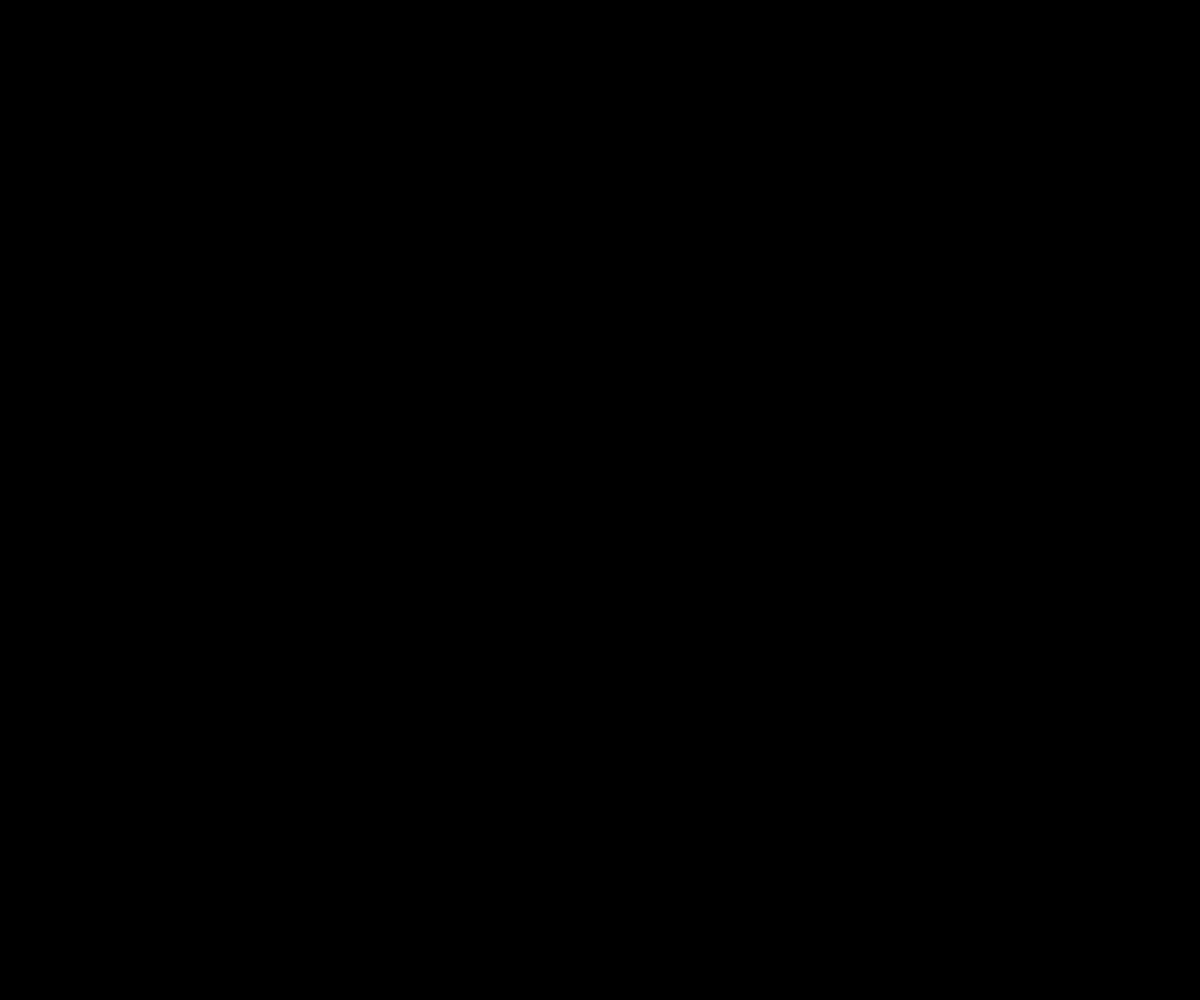
Frame 1 (no input)
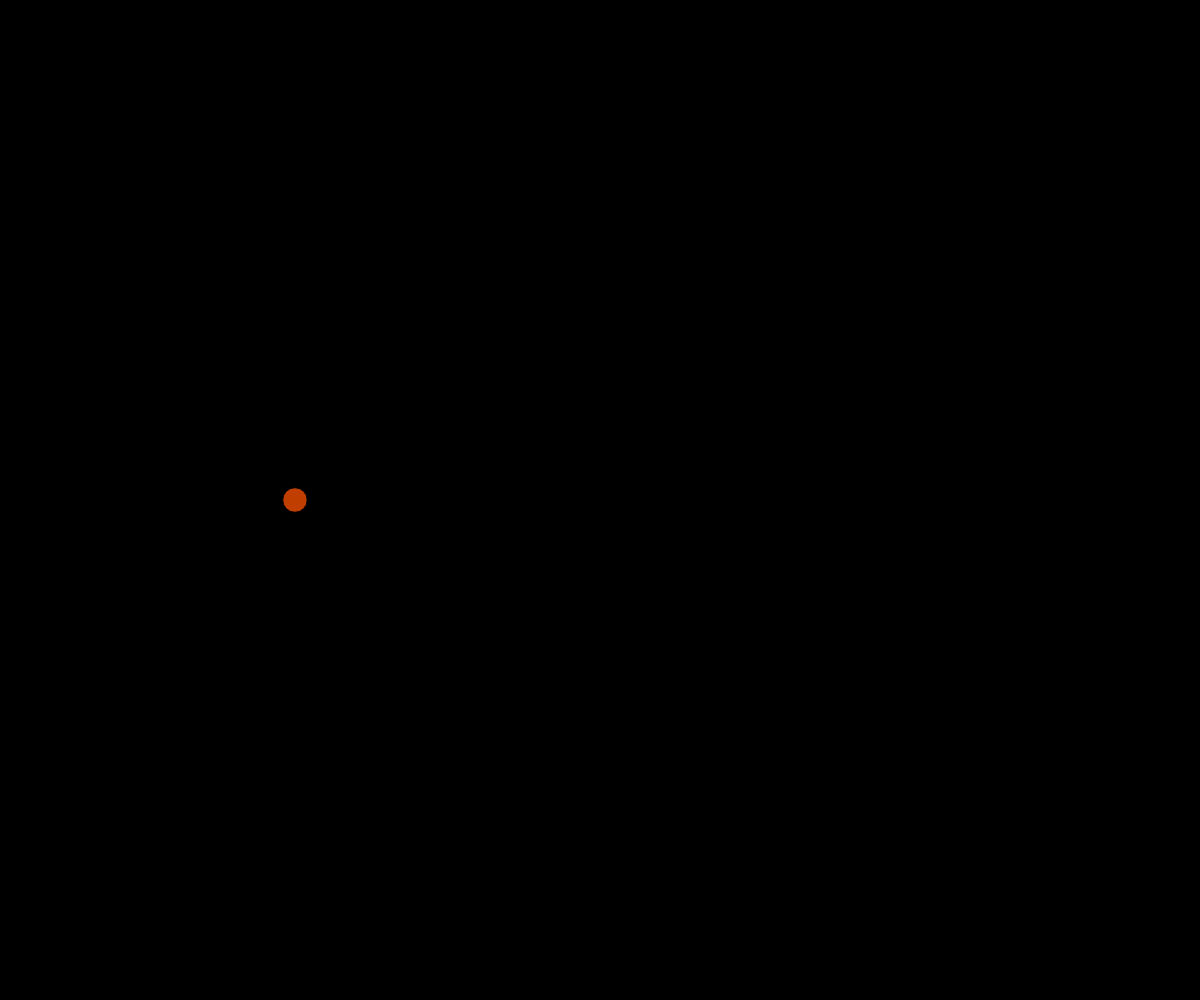
Frame 60 (no input)
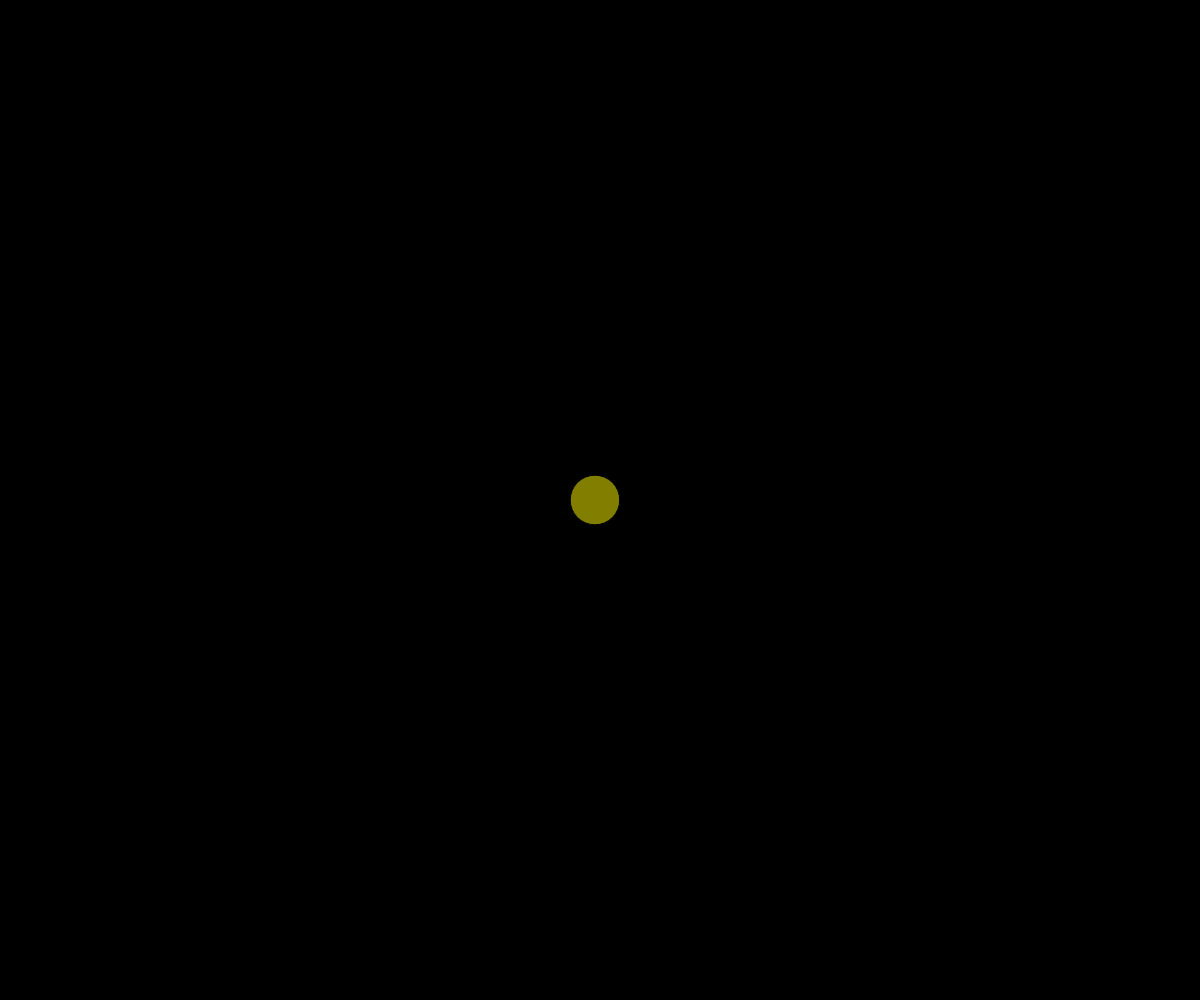
Frame 120 (the mouse pressed at the canvas centre since frame 60)

The p5.js sketch that drew these frames (run headless with seeded random() and noise() and a simulated clock; from frame 60 on, the mouse is pressed at the canvas centre):

// p5.js sketch
// ── sketch.js
let x, y, d;

function setup() {
  // Create a canvas that fills the entire browser window
  createCanvas(windowWidth, windowHeight);

  x = 0;
  y = height / 2;
  d = height / 10;
}

function draw() {
  // Set background
  background(0);

  fill(255 * (1 - x / width), 255 * (x / width), 0); // from red to green
  circle(x, y, (d / width) * x); // from 0 to d

  x += 5;
  x %= width; // loop around
}
